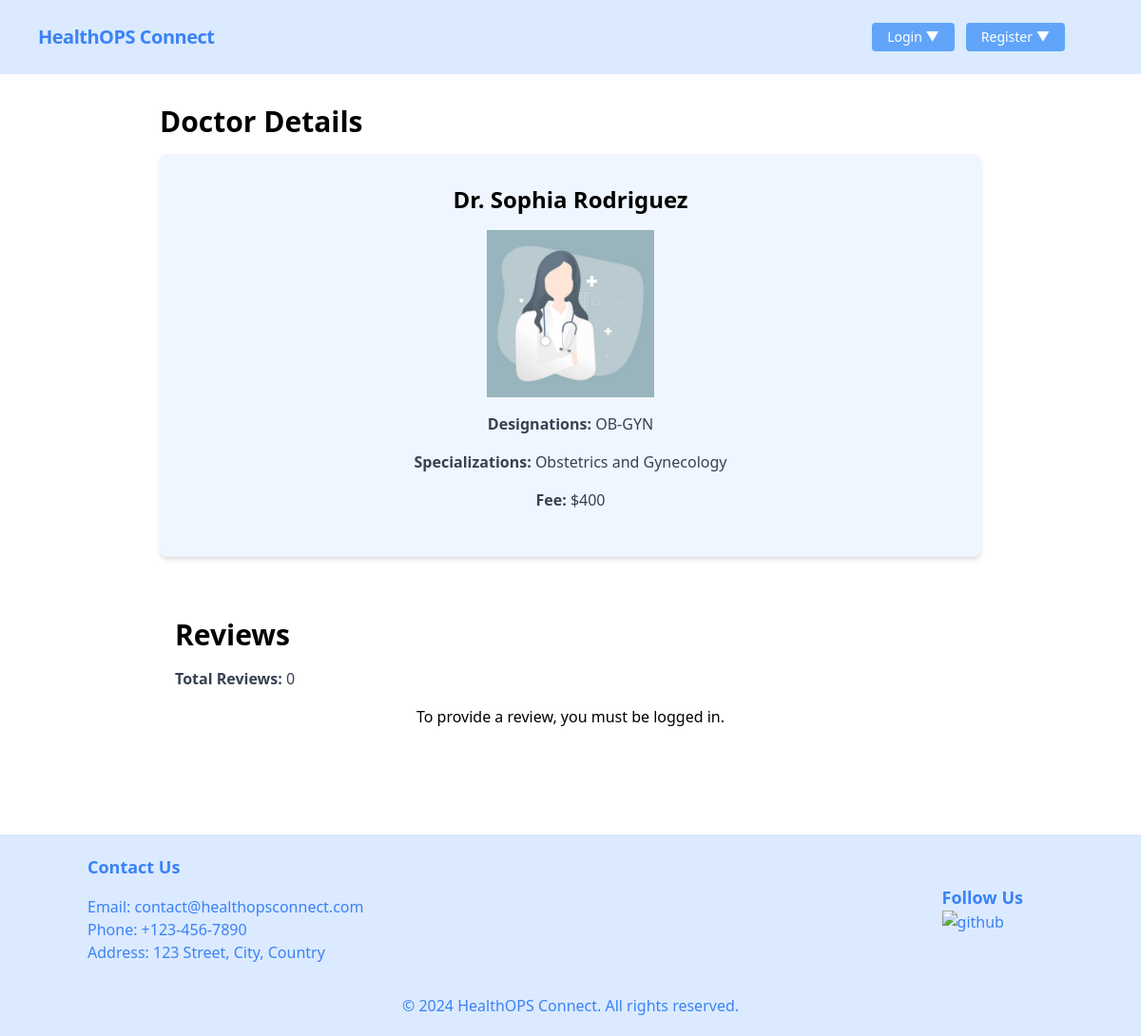
Before: /doctors/details/5/ with the older database file.
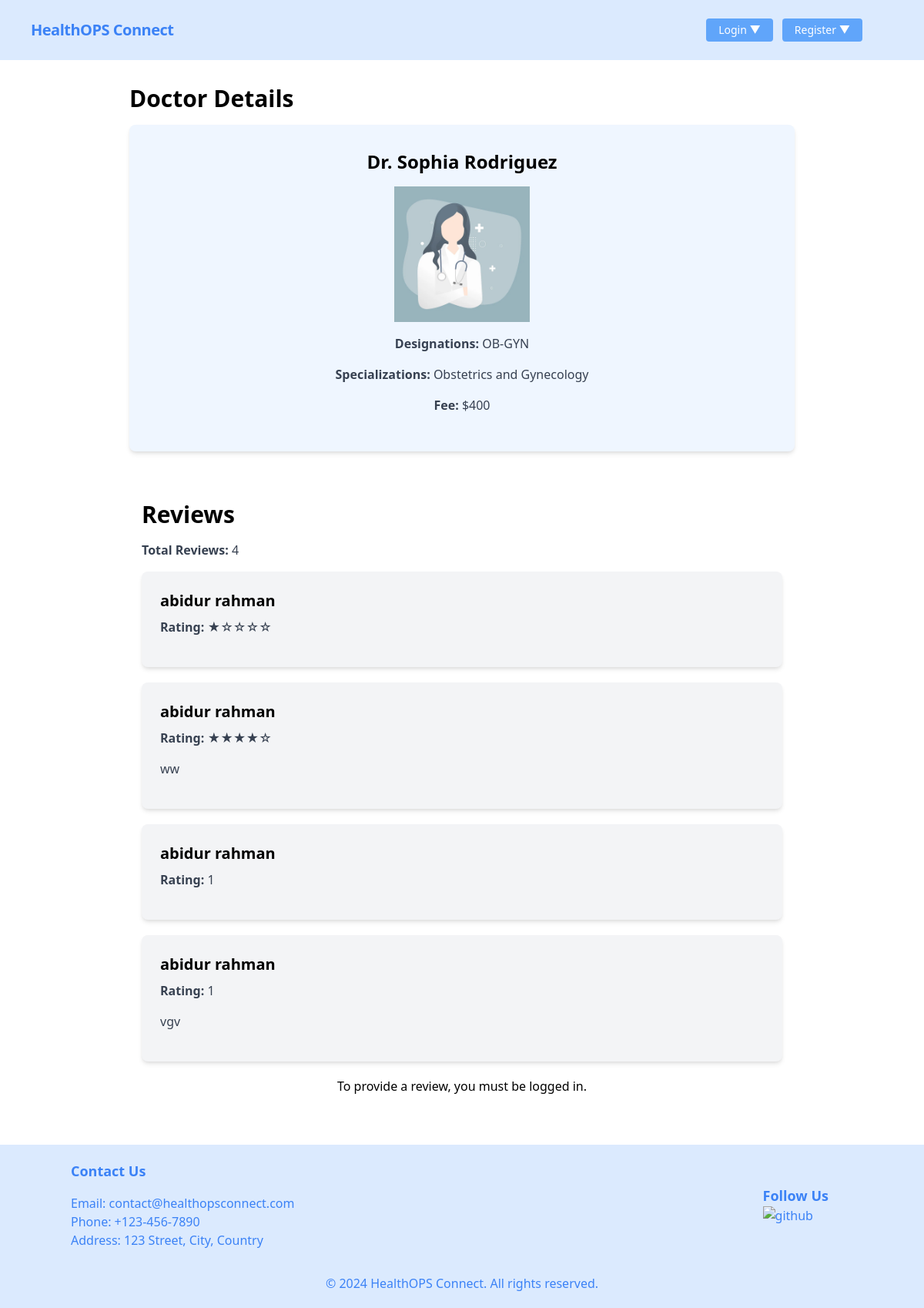
After: the same page with the newer database file.
### doctor/models.py (models this page shows, shortened)
class Designation(models.Model):
    name = models.CharField(max_length=50)
    slug = models.SlugField(max_length=100, unique=True)

class Specialization(models.Model):
    name = models.CharField(max_length=50)
    slug = models.SlugField(max_length=100, unique=True)

class Review(models.Model):
    reviewer = models.ForeignKey(Patient, on_delete=models.CASCADE)
    doctor = models.ForeignKey(Doctor, on_delete=models.CASCADE)
    body = models.TextField()
    rating = models.CharField(choices=STAR_CHOICES, max_length=5)
    created_at = models.DateTimeField(auto_now_add=True)
    class Meta:
        ordering = ['-created_at']

### patient/models.py (models this page shows, shortened)
class Patient(models.Model):
    user = models.OneToOneField(User, on_delete=models.CASCADE)
    image = models.ImageField(
        upload_to='patient/images/', default='patient/images/default.jpg')
    phone = models.CharField(max_length=11)
    user_type = models.CharField(default='Patient', max_length=10, editable=False)

### doctor/views.py (the view, shortened to what this page needs)
# urls.py: path('details/<int:pk>/', DoctorDetailsView.as_view(), name='doctor_details'),
class DoctorDetailsView(DetailView):
    model = Doctor
    template_name = 'doctor_details.html'
    context_object_name = 'doctor'
    def get_context_data(self, **kwargs):
        context = super().get_context_data(**kwargs)
        context['reviews'] = Review.objects.filter(doctor=self.object)
        context['doctor'] = self.object
        if self.request.user.is_authenticated:
            if hasattr(self.request.user, 'patient'):
                appointment = Appointment.objects.filter(
                    patient=self.request.user.patient, doctor=self.object).first()
                context['appointment'] = appointment
        return context

### doctor/templates/doctor_details.html (shortened to what this page needs)
{% extends 'base.html' %}
{% block content %}
<div class="max-w-4xl mx-auto px-4 py-8">
    <h1 class="text-3xl font-bold mb-4">Doctor Details</h1>
    <div class="bg-blue-50 rounded-lg shadow-md overflow-hidden">
        <div class="px-6 py-8 text-center">
            <h2 class="text-2xl font-bold mb-4">Dr. {{ doctor.user.first_name }} {{ doctor.user.last_name }}</h2>
            <img src="{{ doctor.image.url }}" alt="{{ doctor.user.first_name }}" class="w-44 h-auto mb-4 m-auto">
            <p class="text-gray-700 mb-4"><strong>Designations:</strong>
                {% for designation in doctor.designation.all %}
                {{ designation.name }}{% if not forloop.last %}, {% endif %}
                {% endfor %}
            </p>
            <p class="text-gray-700 mb-4"><strong>Specializations:</strong>
                {% for specialization in doctor.specialization.all %}
                {{ specialization.name }}{% if not forloop.last %}, {% endif %}
                {% endfor %}
            </p>
            <p class="text-gray-700 mb-4"><strong>Fee:</strong> ${{ doctor.fee }}</p>
        </div>
    </div>
    <div class="max-w-4xl mx-auto px-4 py-8">
        <h1 class="text-3xl font-bold mt-8 mb-4">Reviews</h1>
        <p class="text-gray-700 mb-4"><strong>Total Reviews:</strong> {{ reviews | length }}</p>
        <div class="w-full">
            {% for review in reviews %}
            <div class="bg-gray-100 p-6 rounded-lg shadow-md mb-5">
                <h3 class="text-xl font-bold mb-2">{{ review.reviewer.user.first_name }}
                    {{review.reviewer.user.last_name }}</h3>
                <p class="text-gray-700 mb-4"><strong>Rating:</strong> {{ review.rating }}</p>
                <p class="text-gray-700 mb-4">{{ review.body }}</p>
            </div>
            {% endfor %}
            {% if request.user.is_authenticated %}
            {% if request.user.patient == appointment.patient and doctor == appointment.doctor %}
            <div class="bg-gray-100 p-6 rounded-lg shadow-md">
                <h3 class="text-xl font-bold mb-2">Post a Review</h3>
                <form method="post" action="" class="space-y-4">
                    {% csrf_token %}
                    <div>
                        <label for="rating" class="block text-gray-700 font-bold mb-2">Rating:</label>
                        <select name="rating" id="rating"
                            class="block w-full bg-gray-100 border border-gray-300 rounded py-2 px-4 leading-tight focus:outline-none focus:bg-white focus:border-gray-500">
                            <option value="★☆☆☆☆">★☆☆☆☆</option>
                            <option value="★★☆☆☆">★★☆☆☆</option>
                            <option value="★★★☆☆">★★★☆☆</option>
                            <option value="★★★★☆">★★★★☆</option>
                            <option value="★★★★★">★★★★★</option>
                        </select>
                    </div>
                    <div>
                        <label for="body" class="block text-gray-700 font-bold mb-2">Review:</label>
                        <textarea name="body" id="body" rows="5"
                            class="resize-none block w-full bg-gray-100 border border-gray-300 rounded py-2 px-4 leading-tight focus:outline-none focus:bg-white focus:border-gray-500"></textarea>
                    </div>
                    <button type="submit"
                        class="bg-blue-500 hover:bg-blue-600 text-white font-bold py-2 px-4 rounded focus:outline-none focus:shadow-outline">Submit
                        Review</button>
                </form>
            </div>
            {% else %}
            <p class="text-center">To provide a review, you must schedule an appointment with this doctor.</p>
            {% endif %}
            {% else %}
            <p class="text-center">To provide a review, you must be logged in.</p>
            {% endif %}
        </div>
    </div>
</div>
</div>
{% endblock %}

Changed rows visible on the page:
added Review: reviewer.user.first_name "abidur", reviewer.user.last_name "rahman", rating "★☆☆☆☆"
added Review: reviewer.user.first_name "abidur", reviewer.user.last_name "rahman", rating "★★★★☆", body "ww"
added Review: reviewer.user.first_name "abidur", reviewer.user.last_name "rahman", rating "1"
added Review: reviewer.user.first_name "abidur", reviewer.user.last_name "rahman", rating "1", body "vgv"
Other visible differences:
{{ reviews | length }}: "0" → "4"
